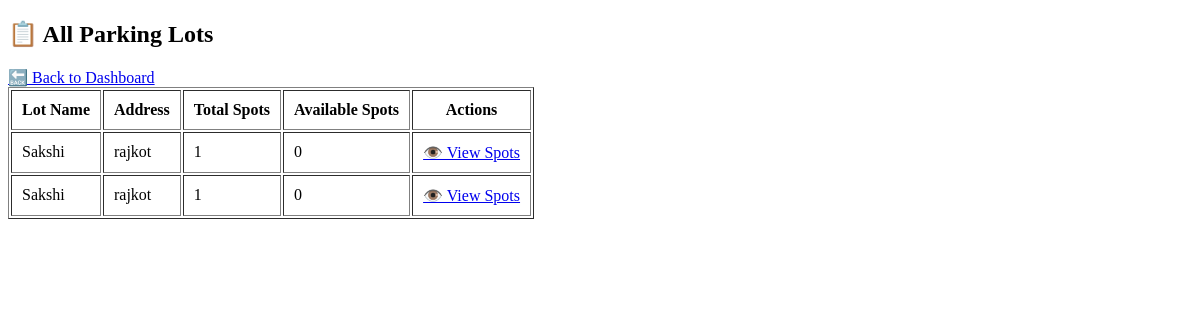
The page /view_lots on the database as committed earlier.
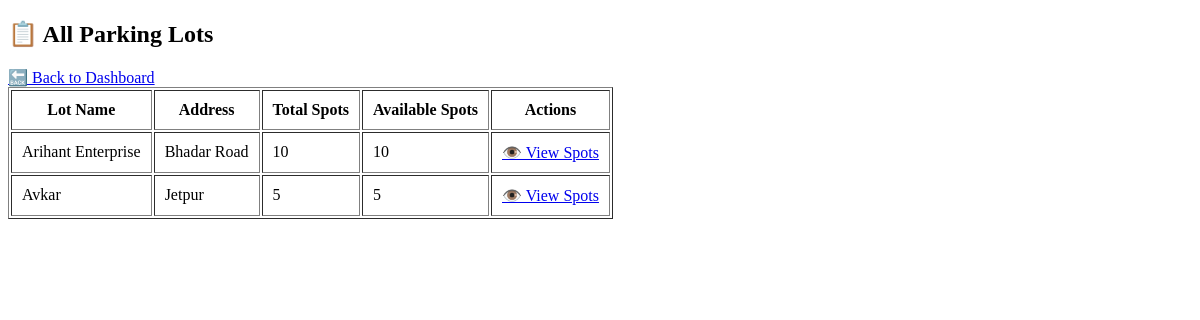
The same page on the database as committed later.
### tables this page shows
CREATE TABLE parking_lots (
            id INTEGER PRIMARY KEY AUTOINCREMENT,
            name TEXT NOT NULL,
            address TEXT NOT NULL,
            pin_code TEXT,
            total_spots INTEGER NOT NULL,
            available_spots INTEGER NOT NULL
        );

### app.py (the view)
@app.route('/view_lots')
def view_lots():
    conn = get_db_connection()
    lots = conn.execute('SELECT * FROM parking_lots').fetchall()
    conn.close()
    return render_template('view_lots.html', lots=lots)

### app.py (called while the page is built)
def get_db_connection():
    conn = sqlite3.connect(DATABASE)
    conn.row_factory = sqlite3.Row
    return conn

### templates/view_lots.html (shortened to what this page needs)
<!DOCTYPE html>
<html>
<head>
</head>
<body>
    <h2>📋 All Parking Lots</h2>
    <a href="{{ url_for('admin_dashboard') }}">🔙 Back to Dashboard</a>
    <table border="1" cellpadding="10">
        <tr>
            <th>Lot Name</th>
            <th>Address</th>
            <th>Total Spots</th>
            <th>Available Spots</th>
            <th>Actions</th>
        </tr>
        {% for lot in lots %}
        <tr>
            <td>{{ lot['name'] }}</td>
            <td>{{ lot['address'] }}</td>
            <td>{{ lot['total_spots'] }}</td>
            <td>{{ lot['available_spots'] }}</td>
            <td>
                <a href="{{ url_for('view_spots', lot_id=lot['id']) }}">👁️ View Spots</a>
            </td>
        </tr>
        {% endfor %}
    </table>
</body>
</html>

Rows that differ between the two databases and show on the page:
removed parking_lots: name "Sakshi", address "rajkot", total_spots "1", available_spots "0"
removed parking_lots: name "Sakshi", address "rajkot", total_spots "1", available_spots "0"
added parking_lots: name "Arihant Enterprise", address "Bhadar Road", total_spots "10", available_spots "10"
added parking_lots: name "Avkar", address "Jetpur", total_spots "5", available_spots "5"
